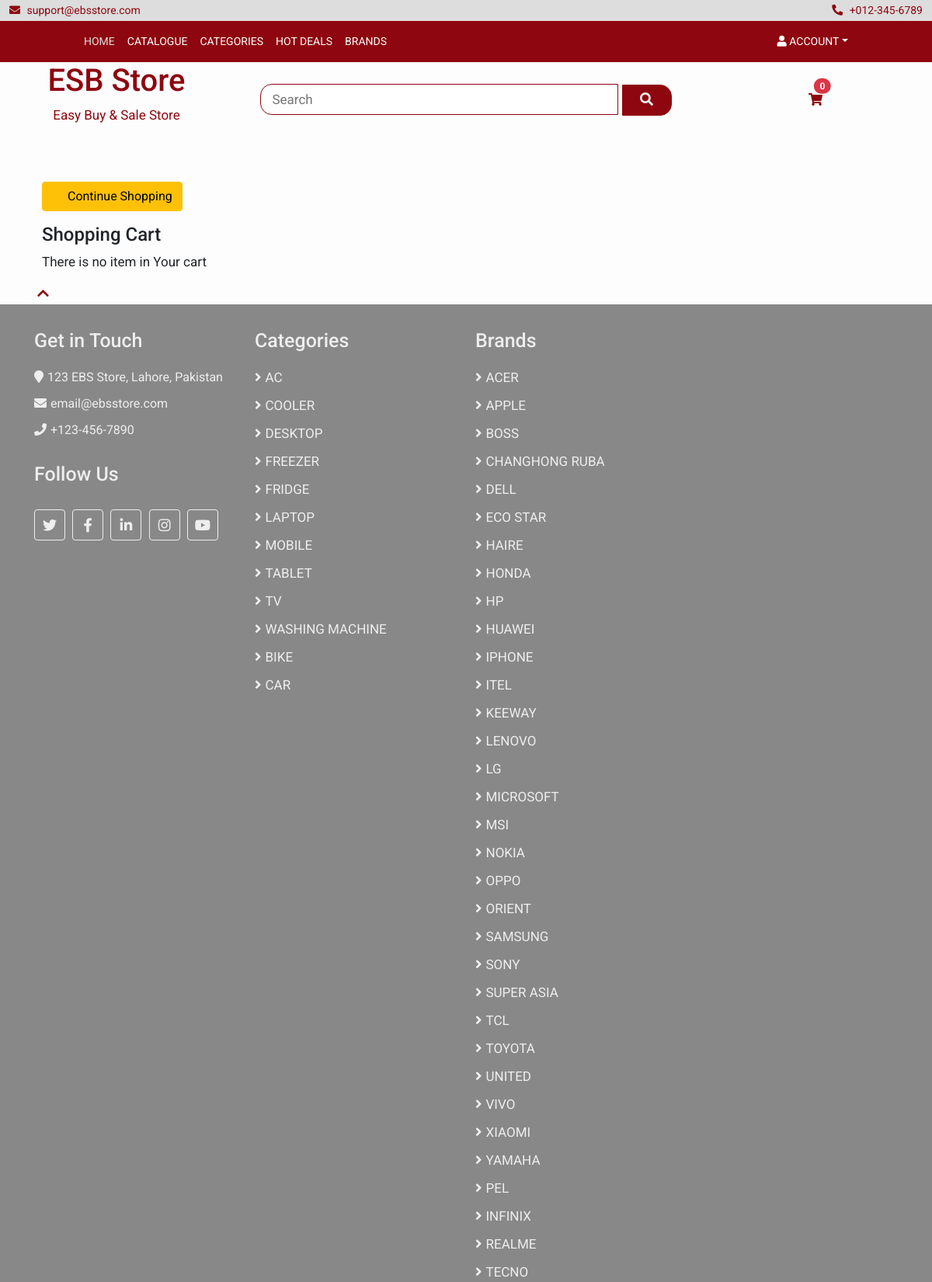
Page /cart/ (upper part) on the committed database.
### store/models.py (models this page shows, shortened)
class Category(models.Model):
    title = models.CharField(max_length=255, unique=True)
    image = models.ImageField(upload_to='uploads/', null=True, blank=True, verbose_name="")

class Brand(models.Model):
    title = models.CharField(max_length=255)
    image = models.ImageField(upload_to='logos/', null=True, blank=True, verbose_name="")

### cart/views.py (the view)
# urls.py: path('', views.cart_detail, name='cart_detail'),
def cart_detail(request):
    cart = Cart(request)
    return render(request, 'store/cart/cart.html', {'cart': cart})

### cart/cart.py (called while the page is built)
    def total_items(self):
        return len(self.cart)

    def __len__(self):
        return sum(item['quantity'] for item in self.cart.values())

### cart/context_processor.py (called while the page is built)
def cart(request):
    return {'cart': Cart(request)}

### store/context_processor.py (called while the page is built)
def categories(request):
    categories = Category.objects.all()
    return {'categories': categories}

def brands(request):
    brands = Brand.objects.all()
    return {'brands': brands}

### templates/store/cart/cart.html (shortened to what this page needs)
{% extends "../../base.html" %}
{% load static %}
{%load humanize%}
{%block content%}
<div class="container">
   <div class="container">
       <a href="{% url "index"%}" class="btn btn-warning my-3"> <i class="	fa fa-long-arrow-left"> </i>  Continue Shopping </a>
       <div class="row">
        <div class="col-8">
            <div class="row">
                <div class="col-9">
                    <h4>Shopping Cart </h4>
                </div>
        {% if cart%}
            <div class="col-3">
                    <h4>{{cart.total_items}} items</h4>
                </div>
            </div>
            <div class="row">
                <div class="col">
                    <table class="table">
                        <thead>
                        <tr class="table-light">
                            <th scope="col"></th>
                            <th scope="col">Item 1</th>
                            <th scope="col">Price</th>
                            <th scope="col">Quantity</th>
                            <th scope="col">Total</th>
                            <th scope="col">Remove</th>
                        </tr>
                        </thead>
                        <tbody>
                            {% for item in cart%}
                            {% with product=item.product %}
                                <tr>
                                    <td>
                                        <a href="{% url 'product_view' product.slug%}">
                                            <img src="{{product.image}}" style="width:200px"/>
                                        </a>
                                    </td>
                                    <td>{{product.title}}</td>
                                    <td>Rs. {{item.price|intcomma}}</td>
                                    <td class="text-center">
                                        <form action="{% url "cart:cart_decrement" product.id%}" method="post">
                                            <button type="submit" class="btn btn-light"><i class="fa fa-minus"></i></button>
                                            {% csrf_token %}
                                        </form>
                                                {{item.quantity}}
                                        <form action="{% url "cart:cart_increment" product.id%}" method="post">
                                          {% if item.quantity < 4%}
                                            <button type="submit" class="btn btn-light"><i class="fa fa-plus"></i></button>
                                             {% csrf_token %}
                                            {%else%}
                                            <button type="submit" disabled class="btn btn-light"><i class="fa fa-plus"></i></button>
                                            {% endif%}
                                        </form>
                                    </td>
                                    <td>Rs. {{item.total_price|intcomma}}</td>
                                     <td>
                                        <form action="{% url "cart:cart_remove" product.id%}" method="post">
                                            <button type="submit" class="btn btn-danger" > X </button>
                                            {% csrf_token %}
                                        </form>
                                    </td>
                                </tr>
                                {% endwith%}
                            {% endfor %}
                        <tbody>
                            <tfoot>
                                <tr class="table-light">
                                    <td>Total</td>
                                    <td colspan="4"></td>
                                    <th>{{cart.get_total_price|intcomma}}</th>
                                </tr>
                            </tfoot>
                    </table>
                </div>
            </div>
            </div>
            <div class="col-4">
                <div class="card" style="width: 18rem;">
                    <div class="card-body">
                        <h5 class="card-title text-center">Order Summary </h5>
                        <table class=
                        "table">
                            <thead>
                                <tr>
                                <th>Subtotal:</th>
                                <th>$ {{cart.get_total_price|intcomma}}</th>
                                </tr>
                            </thead>
                            <tbody>
                                <tr>
                                    <td>Shipping</td>
                                    <td>$ {{cart.shippment|intcomma}}</td>
                                </tr>
                                <tr>
                                    <td>Tax : {{cart.tax}}%</td>
                                    <td>$ {{cart.get_tax|intcomma}}</td>
                                </tr>
                            </tbody>
                            <tfoot>
                                <tr>
                                    <td>Total</td>
                                    <td>$ {{cart.get_total|intcomma}}</td>
                                </tr>
                            </tfoot>
                        </table>
                        <a href="{% url "order:checkout"%}" style="float:right" class="btn btn-success">Checkout</a>
                    </div>
                    </div>
            </div>
            {% else %}
                <p> There is no item in Your cart
            {% endif%}
        </div>
   </div>
</div>
{%endblock%}

### templates/components/footer.html (shortened to what this page needs)
<div class="footer">
            <div class="container-fluid">
                <div class="row">
                    <div class="col-lg-3 col-md-6">
                        <div class="footer-widget">
                            <h2>Get in Touch</h2>
                            <div class="contact-info">
                                <p><i class="fa fa-map-marker"></i>123 EBS Store, Lahore, Pakistan</p>
                                <p><i class="fa fa-envelope"></i>email@ebsstore.com</p>
                                <p><i class="fa fa-phone"></i>+123-456-7890</p>
                            </div>
                        </div>
                        <div class="footer-widget">
                            <h2>Follow Us</h2>
                            <div class="contact-info">
                                 <div class="social">
                                    <a href=""><i class="fab fa-twitter"></i></a>
                                    <a href=""><i class="fab fa-facebook-f"></i></a>
                                    <a href=""><i class="fab fa-linkedin-in"></i></a>
                                    <a href=""><i class="fab fa-instagram"></i></a>
                                    <a href=""><i class="fab fa-youtube"></i></a>
                                </div>
                            </div>
                        </div>
                    </div>
                    <div class="col-lg-3 col-md-6">
                        <div class="footer-widget">
                            <h2>Categories</h2>
                            <ul>
                                {% for category in categories%}
                                <li style="text-transform: uppercase"><a href="#">{{category.title}}</a></li>
                                {% endfor%}
                            </ul>
                        </div>
                    </div>
                    <div class="col-lg-3 col-md-6">
                        <div class="footer-widget">
                            <h2>Brands </h2>
                            <ul>
                                 {% for brand in brands%}
                                <li style="text-transform: uppercase"><a href="#">{{brand.title}}</a></li>
                                {% endfor%}
                            </ul>
                        </div>
                    </div>
                </div>
            </div>
        </div>

### static/css/main.css (style rules this page uses)
:root { --primary: #8e060f; --white: #ffffff; }
body { font-family: "Roboto", sans-serif; overflow-x: hidden; font-size: 17px; background-color: #fdfdfd; }
a { color: #8e060f; outline: none; text-decoration: none; }
.footer { position: relative; padding: 2rem; background: #888; color:#eee; }
.footer .footer-widget { position: relative; width: 100%; margin-bottom: 30px; }
.footer .footer-widget h2 { font-size: 25px; white-space: nowrap; margin-bottom: 20px; }
.footer .footer-widget ul { margin: 0; padding: 0; list-style: none; }
.footer .footer-widget ul li { margin-bottom: 12px; }
.footer .footer-widget ul li:last-child { margin-bottom: 0; }
.footer .footer-widget ul li a { color: #eee; white-space: nowrap; display: block; line-height: 23px; transition: all .3s; }
.footer .footer-widget ul li a::before { content: '\f105'; font-family: 'Font Awesome 5 Free'; font-weight: 900; padding-right: 5px; }
.footer .contact-info p { margin-bottom: 10px; font-size: 16px; }
.footer .contact-info p i { margin-right: 5px; }
.footer .social { position: relative; width: 100%; }
.footer .social a { display: inline-block; margin: 10px 5px 0 0; width: 40px; height: 40px; padding: 6px 0; text-align: center; font-size: 18px; color: #eee; border: 1px solid #eee; border-radius: 4px; transition: all .3s; }
.footer .social i { color: #eee; }

### rows in the picture
Category: title "AC"
Category: title "COOLER"
Category: title "DESKTOP"
Category: title "FREEZER"
Category: title "FRIDGE"
Category: title "LAPTOP"
Category: title "MOBILE"
Category: title "TABLET"
Category: title "TV"
Category: title "WASHING MACHINE"
Category: title "BIKE"
Category: title "CAR"
Brand: title "ACER"
Brand: title "APPLE"
Brand: title "BOSS"
Brand: title "CHANGHONG RUBA"
Brand: title "DELL"
Brand: title "ECO STAR"
Brand: title "HAIRE"
Brand: title "HONDA"
Brand: title "HP"
Brand: title "HUAWEI"
Brand: title "IPHONE"
Brand: title "ITEL"
Brand: title "KEEWAY"
Brand: title "LENOVO"
Brand: title "LG"
Brand: title "MICROSOFT"
Brand: title "MSI"
Brand: title "NOKIA"
Brand: title "OPPO"
Brand: title "ORIENT"
Brand: title "SAMSUNG"
Brand: title "SONY"
Brand: title "SUPER ASIA"
Brand: title "TCL"
Brand: title "TOYOTA"
Brand: title "UNITED"
Brand: title "VIVO"
Brand: title "XIAOMI"
Brand: title "YAMAHA"
Brand: title "PEL"
Brand: title "INFINIX"
Brand: title "REALME"
Brand: title "TECNO"

### other values in the picture
{{ cart.total_items }} "0"
